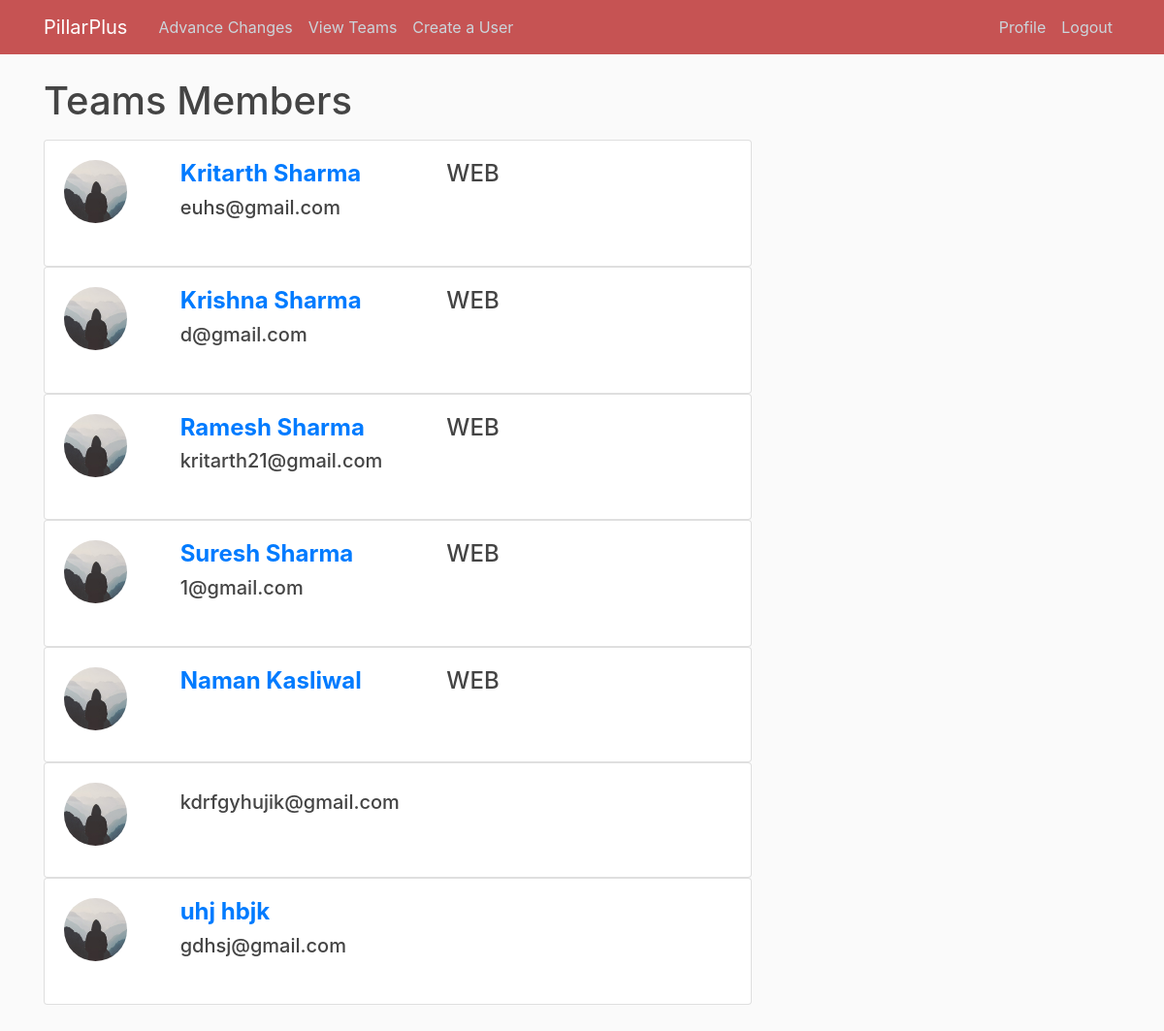
Screenshot of /Web Developer (signed in) with the database file from the repository.
### users/models.py (models this page shows, shortened)
class Profile(models.Model):
    user = models.OneToOneField(User, on_delete=models.CASCADE)
    image = models.ImageField(default='default.jpg', upload_to='profile_pics')
    goal=models.CharField(max_length=1000)
    role=models.CharField(max_length=100)
    team=models.ForeignKey(Team,on_delete=models.CASCADE,blank=True, null=True)
    def __str__(self):
        return f'{self.user.username} Profile'

### blog/views.py (the view)
# urls.py: path('<str:name>',views.teammembers,name='teammembers'),
def teammembers(request,name):
    if request.user.is_superuser:
        context = {
                'team': Profile.objects.filter(team__name=name),
            }
        print(context)
        return render(request, 'blog/teammembers.html', context)

### blog/templates/blog/teammembers.html (shortened to what this page needs)
{% extends "blog/base.html" %}
{% block content %}
<h1 class="mb-3">Teams Members {{ self.kwargs.name }} </h1>
{% for post in team %}
<div class="container" >
<div class="row">
<div class="card" style="width: 50rem;">
<div class="card-body">
<h5 class="card-title">
<div class="row">
<div class="col-sm-2 col-md-2">
<img src="{{ post.user.profile.image.url }}" alt="" class="rounded-circle article-img"/>
</div>
<div class="col-sm-6 col-md-6" style="">
<h4>
<b> <a  href="{% url 'user-posts' post.user %}">{{ post.user.get_full_name }}</a></b><p style="float:right;"> {{ post.user.profile.role|safe }}
</p></h4>
<p>
{{ post.user.email }}</p>
</div>
</div>
</div>
</div>
<br>
<br>
{% endfor %}
{% endblock content %}

### blog/static/blog/main.css (style rules this page uses)
body { background: #fafafa; color: #333333; margin-top: 5rem; }
h1, h2, h3, h4, h5, h6 { color: #444444; }
.article-img { height: 65px; width: 65px; margin-right: 16px; }

### rows the page displays
Profile: user.profile.image (placeholder picture), user.get_full_name "Kritarth Sharma", user.profile.role "WEB", user.email "euhs@gmail.com"
Profile: user.profile.image (placeholder picture), user.get_full_name "Krishna Sharma", user.profile.role "WEB", user.email "d@gmail.com"
Profile: user.profile.image (placeholder picture), user.get_full_name "Ramesh Sharma", user.profile.role "WEB", user.email "kritarth21@gmail.com"
Profile: user.profile.image (placeholder picture), user.get_full_name "Suresh Sharma", user.profile.role "WEB", user.email "1@gmail.com"
Profile: user.profile.image (placeholder picture), user.get_full_name "Naman Kasliwal", user.profile.role "WEB"
Profile: user.profile.image (placeholder picture), user.email "kdrfgyhujik@gmail.com"
Profile: user.profile.image (placeholder picture), user.get_full_name "uhj hbjk", user.email "gdhsj@gmail.com"
